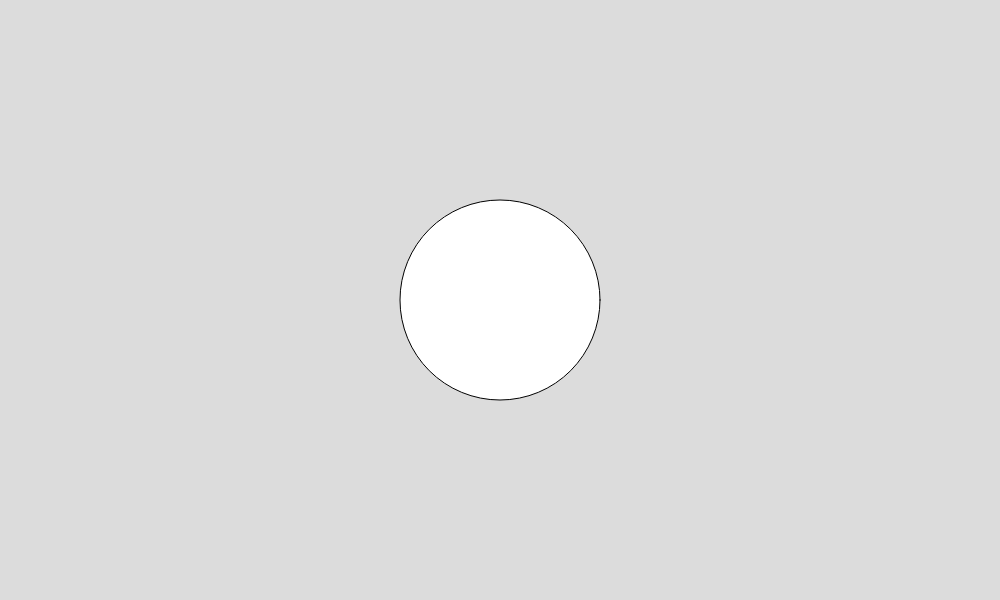
Frame 1 (no input)
Frame 60 (no input): identical to frame 1, image omitted
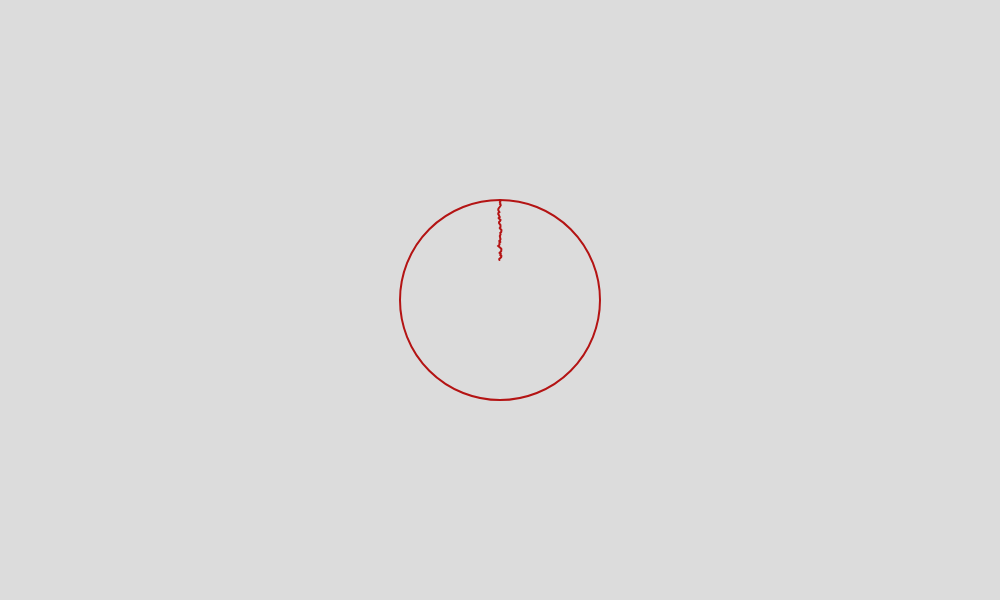
Frame 120 (the mouse pressed at the canvas centre since frame 60)

The p5.js sketch that drew these frames (run headless with seeded random() and noise() and a simulated clock; from frame 60 on, the mouse is pressed at the canvas centre):

// p5.js sketch
// ── sketch.js
let vines = [];
let X = 500;
let Y = 300;
let Radius = 100;

function setup() {
  createCanvas(1000, 600);
}

function draw() {
  background(220);
  circle(X, Y, Radius * 2);

  for (let v of vines) {
    v.update();
    v.display();
  }
}

function mousePressed() {
  vines.push(new Vine(500, 200, "red"));
}

function keyPressed() {
  if (key === ' ') {
    vines.push(new Vine(500, 200, "black"));
  }
}

class Vine {
  constructor(x, y, type) {
    this.points = [{ x: x, y: y }];
    this.growing = true;
    this.speed = 1;
    this.type = type;
  }

  update() {
    if (!this.growing) return;

    let last = this.points[this.points.length - 1];
    let newX;
    let newY = last.y + this.speed;


    if (this.type === "black") {
      newX = last.x + random(-3, 3);
    } else {
      newX = last.x + random(-1.2, 1.2);
    }

    let distToCenter = dist(newX, newY, X, Y);
    if (distToCenter < Radius) {
      this.points.push({ x: newX, y: newY });
    } else {
      this.growing = false;
    }
  }

  display() {
    noFill();
    if (this.type === "black") {
      stroke(0);
      strokeWeight(3);
    } else {
      stroke(180, 20, 20);
      strokeWeight(2);
    }
    beginShape();
    for (let p of this.points) {
      vertex(p.x, p.y);
    }
    endShape();
  }
}

// ── style.css
html,
body {
  margin: 0;
  padding: 0;
  font-family: sans-serif;
}

canvas {
  display: block;
}

.True-self {
  margin: 0 0 8px 0;
  text-align: center;
  font-family: Arial, Helvetica;
}

.vvv-vine-vein-vessel {
  margin: 0 0 24px 0;
  color: #666;
  text-align: center;
  font-family: Arial, Helvetica;
}

a,
a:visited {
  color: inherit;
  text-align: center;
  font-family: Arial, Helvetica;
}

.main-wrapper {
  display: flex;
  flex-direction: column;
  align-items: center;
  justify-content: center;
  box-sizing: border-box;
  width: 100vw;
  height: 100vh;
}
